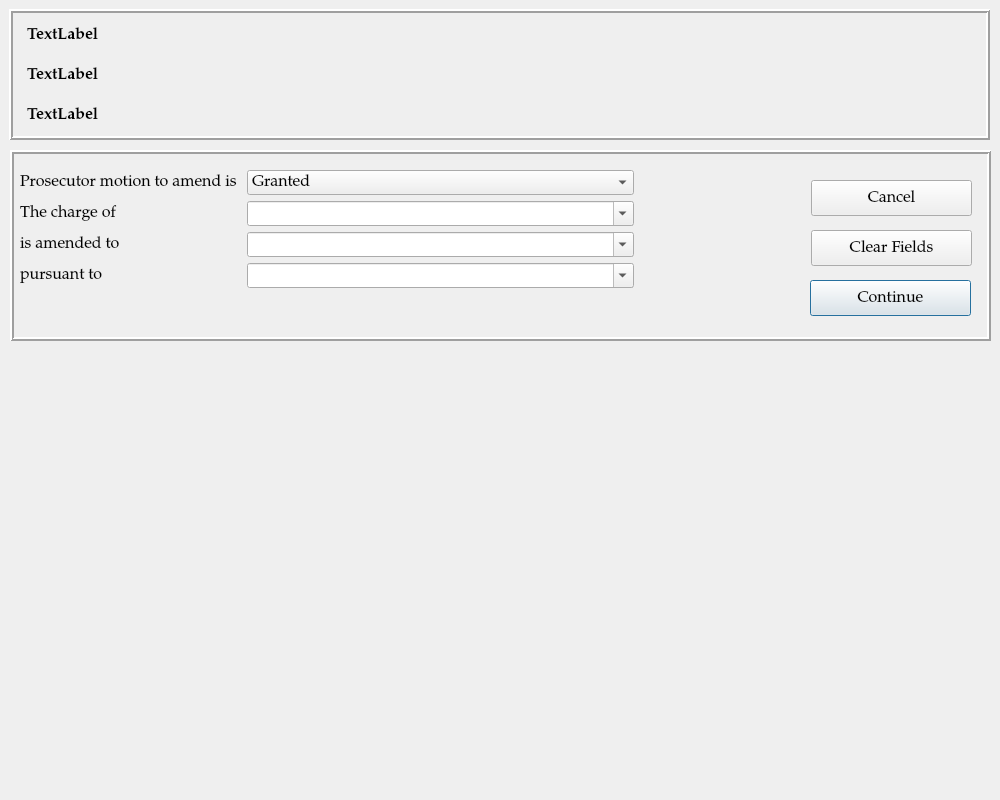
<?xml version="1.0" encoding="UTF-8"?>
<ui version="4.0">
 <class>AmendOffenseDialog</class>
 <widget class="QDialog" name="AmendOffenseDialog">
  <property name="geometry">
   <rect>
    <x>0</x>
    <y>0</y>
    <width>1000</width>
    <height>800</height>
   </rect>
  </property>
  <property name="sizePolicy">
   <sizepolicy hsizetype="Preferred" vsizetype="Preferred">
    <horstretch>0</horstretch>
    <verstretch>0</verstretch>
   </sizepolicy>
  </property>
  <property name="minimumSize">
   <size>
    <width>1000</width>
    <height>800</height>
   </size>
  </property>
  <property name="font">
   <font>
    <family>Palatino Linotype</family>
    <pointsize>12</pointsize>
   </font>
  </property>
  <property name="windowTitle">
   <string>Amendment</string>
  </property>
  <widget class="QFrame" name="case_information_frame">
   <property name="geometry">
    <rect>
     <x>9</x>
     <y>9</y>
     <width>981</width>
     <height>131</height>
    </rect>
   </property>
   <property name="sizePolicy">
    <sizepolicy hsizetype="Preferred" vsizetype="Preferred">
     <horstretch>0</horstretch>
     <verstretch>0</verstretch>
    </sizepolicy>
   </property>
   <property name="maximumSize">
    <size>
     <width>1000</width>
     <height>800</height>
    </size>
   </property>
   <property name="cursor">
    <cursorShape>ArrowCursor</cursorShape>
   </property>
   <property name="frameShape">
    <enum>QFrame::Box</enum>
   </property>
   <property name="frameShadow">
    <enum>QFrame::Raised</enum>
   </property>
   <property name="lineWidth">
    <number>2</number>
   </property>
   <widget class="QLabel" name="defendant_name_label">
    <property name="geometry">
     <rect>
      <x>18</x>
      <y>53</y>
      <width>831</width>
      <height>27</height>
     </rect>
    </property>
    <property name="font">
     <font>
      <pointsize>12</pointsize>
      <weight>75</weight>
      <bold>true</bold>
     </font>
    </property>
    <property name="text">
     <string>TextLabel</string>
    </property>
   </widget>
   <widget class="QLabel" name="case_number_label">
    <property name="geometry">
     <rect>
      <x>18</x>
      <y>13</y>
      <width>831</width>
      <height>27</height>
     </rect>
    </property>
    <property name="font">
     <font>
      <pointsize>12</pointsize>
      <weight>75</weight>
      <bold>true</bold>
     </font>
    </property>
    <property name="text">
     <string>TextLabel</string>
    </property>
   </widget>
   <widget class="QLabel" name="defendant_attorney_name_label">
    <property name="geometry">
     <rect>
      <x>18</x>
      <y>93</y>
      <width>821</width>
      <height>27</height>
     </rect>
    </property>
    <property name="font">
     <font>
      <pointsize>12</pointsize>
      <weight>75</weight>
      <bold>true</bold>
     </font>
    </property>
    <property name="text">
     <string>TextLabel</string>
    </property>
   </widget>
  </widget>
  <widget class="QFrame" name="frame_2">
   <property name="geometry">
    <rect>
     <x>10</x>
     <y>150</y>
     <width>981</width>
     <height>191</height>
    </rect>
   </property>
   <property name="frameShape">
    <enum>QFrame::Box</enum>
   </property>
   <property name="frameShadow">
    <enum>QFrame::Raised</enum>
   </property>
   <property name="lineWidth">
    <number>2</number>
   </property>
   <property name="midLineWidth">
    <number>0</number>
   </property>
   <widget class="QPushButton" name="continueButton">
    <property name="geometry">
     <rect>
      <x>800</x>
      <y>130</y>
      <width>161</width>
      <height>36</height>
     </rect>
    </property>
    <property name="text">
     <string>Continue</string>
    </property>
   </widget>
   <widget class="QPushButton" name="pushButton_3">
    <property name="geometry">
     <rect>
      <x>801</x>
      <y>30</y>
      <width>161</width>
      <height>36</height>
     </rect>
    </property>
    <property name="text">
     <string>Cancel</string>
    </property>
   </widget>
   <widget class="QWidget" name="layoutWidget">
    <property name="geometry">
     <rect>
      <x>10</x>
      <y>20</y>
      <width>614</width>
      <height>152</height>
     </rect>
    </property>
    <layout class="QFormLayout" name="formLayout">
     <item row="0" column="0">
      <widget class="QLabel" name="label">
       <property name="text">
        <string>Prosecutor motion to amend is </string>
       </property>
      </widget>
     </item>
     <item row="0" column="1">
      <widget class="QComboBox" name="motion_decision_box">
       <property name="editable">
        <bool>false</bool>
       </property>
       <item>
        <property name="text">
         <string>Granted</string>
        </property>
       </item>
       <item>
        <property name="text">
         <string>Denied</string>
        </property>
       </item>
      </widget>
     </item>
     <item row="1" column="0">
      <widget class="QLabel" name="label_2">
       <property name="text">
        <string>The charge of </string>
       </property>
      </widget>
     </item>
     <item row="1" column="1">
      <widget class="QComboBox" name="original_charge_box">
       <property name="editable">
        <bool>true</bool>
       </property>
      </widget>
     </item>
     <item row="2" column="0">
      <widget class="QLabel" name="label_3">
       <property name="text">
        <string>is amended to</string>
       </property>
      </widget>
     </item>
     <item row="2" column="1">
      <widget class="QComboBox" name="amended_charge_box">
       <property name="editable">
        <bool>true</bool>
       </property>
      </widget>
     </item>
     <item row="3" column="0">
      <widget class="QLabel" name="label_4">
       <property name="text">
        <string>pursuant to</string>
       </property>
      </widget>
     </item>
     <item row="3" column="1">
      <widget class="QComboBox" name="pursuant_to_box">
       <property name="editable">
        <bool>true</bool>
       </property>
      </widget>
     </item>
    </layout>
   </widget>
   <widget class="QPushButton" name="pushButton_2">
    <property name="geometry">
     <rect>
      <x>801</x>
      <y>80</y>
      <width>161</width>
      <height>36</height>
     </rect>
    </property>
    <property name="text">
     <string>Clear Fields</string>
    </property>
   </widget>
  </widget>
 </widget>
 <tabstops>
  <tabstop>motion_decision_box</tabstop>
  <tabstop>original_charge_box</tabstop>
  <tabstop>amended_charge_box</tabstop>
  <tabstop>pursuant_to_box</tabstop>
  <tabstop>continueButton</tabstop>
  <tabstop>pushButton_2</tabstop>
  <tabstop>pushButton_3</tabstop>
 </tabstops>
 <resources/>
 <connections>
  <connection>
   <sender>continueButton</sender>
   <signal>released()</signal>
   <receiver>AmendOffenseDialog</receiver>
   <slot>close_window()</slot>
   <hints>
    <hint type="sourcelabel">
     <x>810</x>
     <y>280</y>
    </hint>
    <hint type="destinationlabel">
     <x>528</x>
     <y>375</y>
    </hint>
   </hints>
  </connection>
  <connection>
   <sender>pushButton_3</sender>
   <signal>clicked()</signal>
   <receiver>AmendOffenseDialog</receiver>
   <slot>close_window()</slot>
   <hints>
    <hint type="sourcelabel">
     <x>830</x>
     <y>193</y>
    </hint>
    <hint type="destinationlabel">
     <x>853</x>
     <y>144</y>
    </hint>
   </hints>
  </connection>
  <connection>
   <sender>pushButton_2</sender>
   <signal>clicked()</signal>
   <receiver>original_charge_box</receiver>
   <slot>clearEditText()</slot>
   <hints>
    <hint type="sourcelabel">
     <x>844</x>
     <y>250</y>
    </hint>
    <hint type="destinationlabel">
     <x>594</x>
     <y>214</y>
    </hint>
   </hints>
  </connection>
  <connection>
   <sender>pushButton_2</sender>
   <signal>clicked()</signal>
   <receiver>amended_charge_box</receiver>
   <slot>clearEditText()</slot>
   <hints>
    <hint type="sourcelabel">
     <x>823</x>
     <y>240</y>
    </hint>
    <hint type="destinationlabel">
     <x>606</x>
     <y>265</y>
    </hint>
   </hints>
  </connection>
  <connection>
   <sender>pushButton_2</sender>
   <signal>clicked()</signal>
   <receiver>pursuant_to_box</receiver>
   <slot>clearEditText()</slot>
   <hints>
    <hint type="sourcelabel">
     <x>812</x>
     <y>241</y>
    </hint>
    <hint type="destinationlabel">
     <x>632</x>
     <y>300</y>
    </hint>
   </hints>
  </connection>
  <connection>
   <sender>continueButton</sender>
   <signal>pressed()</signal>
   <receiver>AmendOffenseDialog</receiver>
   <slot>amend_offense()</slot>
   <hints>
    <hint type="sourcelabel">
     <x>843</x>
     <y>301</y>
    </hint>
    <hint type="destinationlabel">
     <x>769</x>
     <y>370</y>
    </hint>
   </hints>
  </connection>
  <connection>
   <sender>continueButton</sender>
   <signal>clicked()</signal>
   <receiver>AmendOffenseDialog</receiver>
   <slot>proceed_to_sentencing()</slot>
   <hints>
    <hint type="sourcelabel">
     <x>865</x>
     <y>298</y>
    </hint>
    <hint type="destinationlabel">
     <x>757</x>
     <y>420</y>
    </hint>
   </hints>
  </connection>
 </connections>
 <slots>
  <slot>proceed_to_ability_to_pay()</slot>
  <slot>close_window()</slot>
  <slot>add_offense()</slot>
  <slot>amend_offense()</slot>
  <slot>proceed_to_sentencing()</slot>
 </slots>
</ui>
